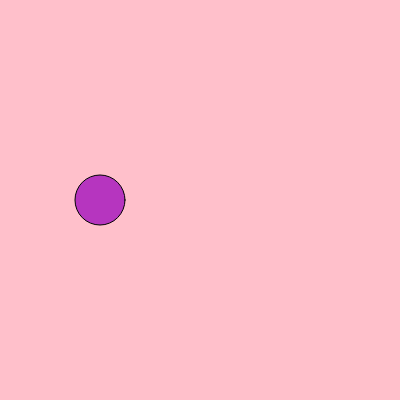
Frame 1 (no input)
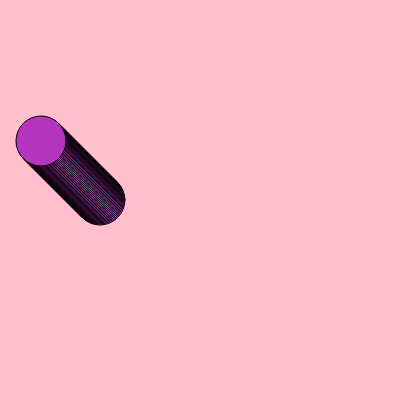
Frame 60 (no input)
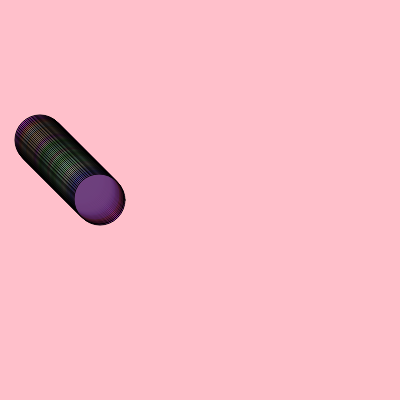
Frame 120 (the mouse pressed at the canvas centre since frame 60)

The p5.js sketch that drew these frames (run headless with seeded random() and noise() and a simulated clock; from frame 60 on, the mouse is pressed at the canvas centre):

// p5.js sketch
// ── sketch.js
let cor;
let posicaohorizontal;
let posicaovertical;

function setup() {
  createCanvas(400, 400);
  background("pink");
  cor = color(random(0,255),random(0,255),random(0,255))
}

posicaohorizontal = 100;
posicaovertical = 200;



function draw() {
  fill(cor)
  circle(posicaohorizontal,posicaovertical,50);
  
  if(mouseX < posicaohorizontal){posicaohorizontal-=1}
  if(mouseX > posicaohorizontal){posicaohorizontal+=1}

  if(mouseY < posicaovertical){posicaovertical-=1}
  if(mouseY > posicaovertical){posicaovertical+=1}
  if(mouseIsPressed){cor = color(random(0,255),random(0,255),random(0,255),random(0,100));}
  

}
